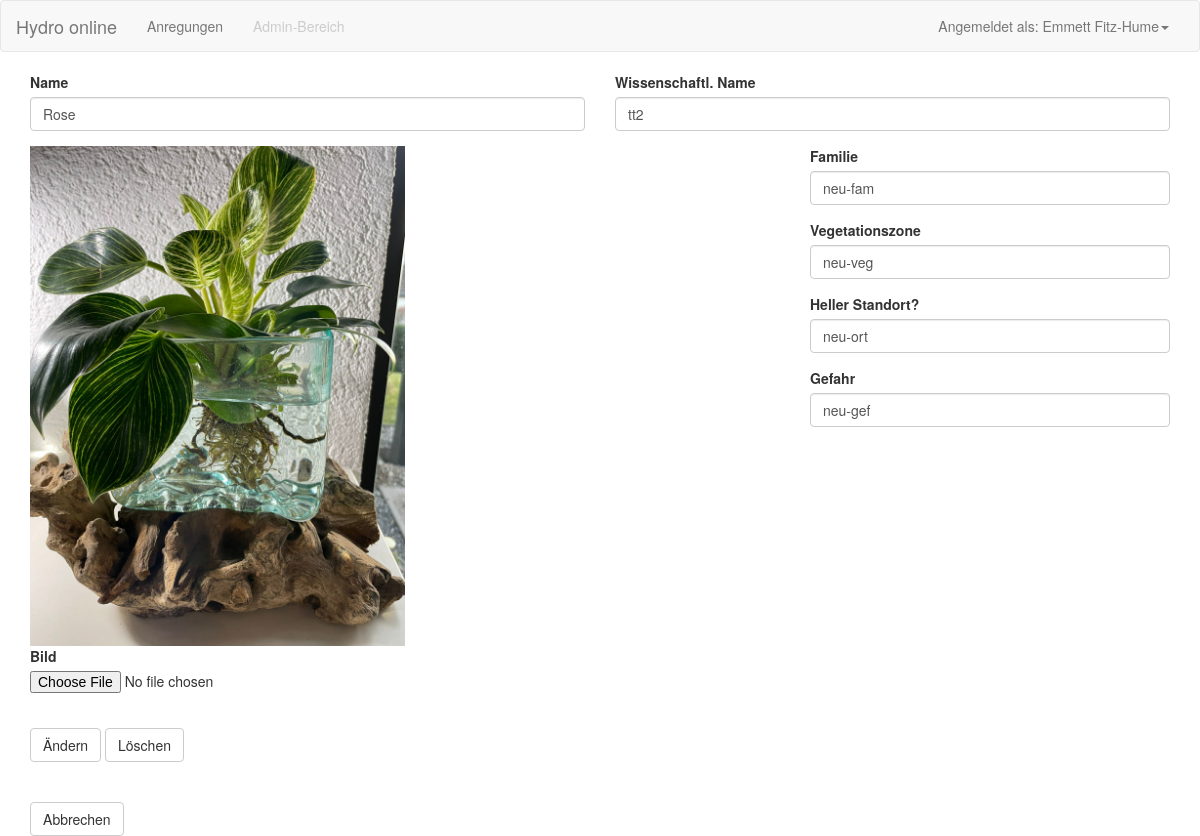
Page /pflanze/1 (signed in) on the committed database.
### backend/models.py (models this page shows, shortened)
class User(UserMixin, db.Model):
    id = db.Column(db.Integer, primary_key=True)
    username = db.Column(db.String(64), index=True, unique=True)
    email = db.Column(db.String(120), index=True, unique=True)
    password_hash = db.Column(db.String(128))
    roles = db.relationship('Role', secondary='user_role', back_populates='users')
    pflanzen = db.relationship('Pflanze', backref='publisher', lazy='dynamic')
    @hybrid_property
    def is_admin(self):
        return self.has_role('admin')
    def has_role(self, role):
        return bool(
            Role.query
            .join(Role.users)
            .filter(User.id == self.id)
            .filter(Role.name == role)
            .count() == 1
        )

class Pflanze(db.Model):
    id = db.Column(db.Integer, primary_key=True)
    name = db.Column(db.String(40), nullable=True)
    wissenschaft_name = db.Column(db.String(40), nullable=True)
    familie = db.Column(db.String(40), nullable=True)
    vegetationszone = db.Column(db.String(40), nullable=True)
    will_sonne = db.Column(db.String(40), nullable=True)
    gefahr = db.Column(db.String(40), nullable=True)
    created_at = db.Column(db.DateTime(), default=datetime.utcnow)
    created_by = db.Column(db.Integer, db.ForeignKey('user.id'))

### backend/index.py (the view, shortened to what this page needs)
@app.route("/pflanze/<id>", methods=['GET','POST'])
@login_required
def form_pflanze_details(id):
    pflanze_form = forms.PflanzeForm()
    pflanze = db.session.query(Pflanze).filter(Pflanze.id == id).first()
    pflanze_bild_datei = '/static/uploads/Pflanze_' + id + '.jpg'
    pflanze_form.name.data = pflanze.name
    pflanze_form.wissenschaft_name.data = pflanze.wissenschaft_name
    pflanze_form.familie.data = pflanze.familie
    pflanze_form.vegetationszone.data = pflanze.vegetationszone
    pflanze_form.will_sonne.data = pflanze.will_sonne
    pflanze_form.gefahr.data = pflanze.gefahr
    return render_template('pflanze.html',
                           pflanze_form = pflanze_form,
                           pflanze_bild_datei = pflanze_bild_datei)

### backend/models.py (called while the page is built)
@login.user_loader
def load_user(id):
    return User.query.get(int(id))

### templates/pflanze.html (shortened to what this page needs)
{% extends "base.html" %}
{% block my_content %}
  <div class="container">
      <form method="post" action="" novalidate enctype="multipart/form-data">
        <div class="row">
          <div class="col-md-6">
              {{ wtf.form_field(pflanze_form.name) }}
          </div>
          <div class="col-md-6">
            {{ wtf.form_field(pflanze_form.wissenschaft_name) }}
          </div>
        </div>
        <div class="row">
          <div class="col-md-8">
            <img src="{{pflanze_bild_datei}}" alt="" width="auto" height="500">
            {{ wtf.form_field(pflanze_form.bild) }}
          </div>
          <div class="col-md-4">
            {{ wtf.form_field(pflanze_form.familie) }}
            {{ wtf.form_field(pflanze_form.vegetationszone) }}
            {{ wtf.form_field(pflanze_form.will_sonne) }}
            {{ wtf.form_field(pflanze_form.gefahr) }}
          </div>
        </div>
        <br>
              {{ wtf.form_field(pflanze_form.aendern) }}
              {{ wtf.form_field(pflanze_form.loeschen) }}
              <br>
              <br>
              <br>
              {{ wtf.form_field(pflanze_form.abbrechen) }}
  </div>
  {% endblock %}

### templates/base.html (shortened to what this page needs)
{% extends "bootstrap/base.html" %}
{% import "bootstrap/wtf.html" as wtf %}
{% block head %}
  {{ super() }}
  <link href="https://cdn.datatables.net/v/bs/dt-1.13.8/datatables.min.css" rel="stylesheet">
  <link rel="stylesheet" href="../static/css/styles.css">
{% endblock %}
{% block navbar %}
  <nav class="navbar navbar-default">
    <div class="container-fluid">
      <div class="navbar-header">
        <a class="navbar-brand" href="{{ url_for('start_page') }}">Hydro online</a>
      </div>
      <div class="collapse navbar-collapse" id="bs-example-navbar-collapse-1">
        <ul class="nav navbar-nav">
          <li><a href="{{ url_for('pflanzen_page') }}">Anregungen</a></li>
          {% if current_user.is_admin %}
          <li><a href="{{ url_for('administer') }}">Admin-Bereich</a></li>
          {% else %}
          <li class="disabled"><a href="{{ url_for('administer') }}">Admin-Bereich</a></li>
          {% endif %}
        </ul>
        <ul class="nav navbar-nav navbar-right">
          {% if current_user.is_authenticated %}
          <li class="dropdown">
            <a href="#" class="dropdown-toggle" data-toggle="dropdown" role="button" aria-haspopup="true" aria-expanded="false">Angemeldet als: {{ current_user.username }}<span class="caret"></span></a>
          </li>
          {% else %}
            <li><a href="{{ url_for('login') }}">Anmelden</a></li>
          {% endif %}
        </ul>
      </div>
    </div>
  </nav>
{% endblock %}
{% block content %}
  {% block my_content %}{% endblock %}
{% endblock %}

### rows in the picture
User: username "Emmett Fitz-Hume"
Pflanze: name "Rose", wissenschaft_name "tt2", familie "neu-fam", vegetationszone "neu-veg", will_sonne "neu-ort", gefahr "neu-gef"
